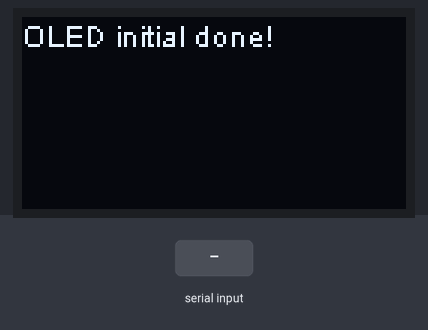
A sketch run on a simulated ESP32. On the bench: 128×64 one-colour display. The test bench sets the inputs (shaded band). WiFi joins after 1.5 s; servers stay silent unless stated; the local clock reads 2024-03-15 10:24:30 at power-on unless the sketch sets it; what the sketch prints to the serial monitor is not drawn.

Above: at 0.1 s.
At 1.6 s:
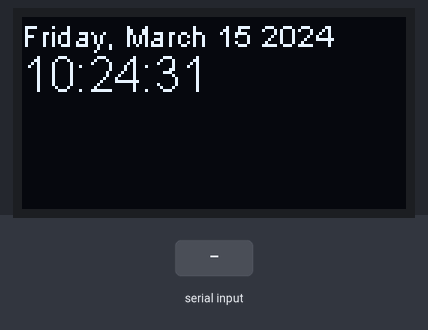
At 4.3 s:
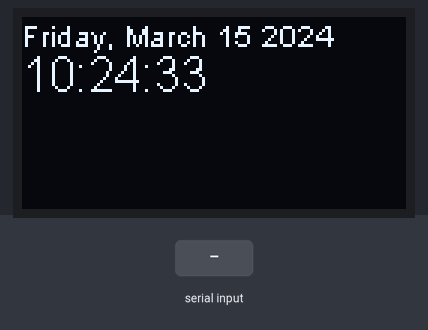
4.4 s: "1" received over Serial
Timing chart, 0 to 7.4 s (numbered marks = the images above; inputs shaded):
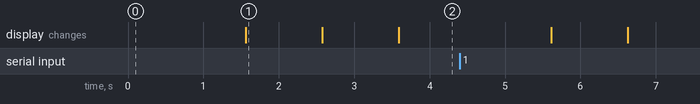

Measured:
- what the display in image 1 shows lasts 1.0 s, from 1.6 s to 2.6 s

The sketch:

zad2.ino
```cpp
// (licence header left out)
#define uS_TO_S_FACTOR 1000000  //Conversion factor for micro seconds to seconds
        //Time ESP32 will go to sleep (in seconds)
#include <WiFi.h>
#include "time.h"
#include "Arduino.h"
#include "heltec.h"
const char* ssid     = "...";
const char* password = "...";

const char* ntpServer = "pool.ntp.org";
const long  gmtOffset_sec = 3600;
const int   daylightOffset_sec = 3600;

void setup(){
  Heltec.begin(true /*DisplayEnable Enable*/, false /*LoRa Disable*/, false /*Serial Enable*/);
  Heltec.display->flipScreenVertically();
  Heltec.display->clear();
  Serial.begin(115200);
  print_wakeup_reason();
  // Connect to Wi-Fi
  Serial.print("Connecting to ");
  Serial.println(ssid);
  WiFi.begin(ssid, password);
  while (WiFi.status() != WL_CONNECTED) {
    delay(500);
    Serial.print(".");
  }
  Serial.println("");
  Serial.println("WiFi connected.");


  // Init and get the time
  configTime(gmtOffset_sec, daylightOffset_sec, ntpServer);
  printLocalTime();

  //disconnect WiFi as it's no longer needed
  WiFi.disconnect(true);
  WiFi.mode(WIFI_OFF);

  //Set timer
  time_t now;
  time(&now);
  time_t v=now;
  while((v-now)<=0)
  {

    v=inputTime();

    time(&now);
    Serial.println("Now is" + String(now));
    Serial.println("To wake at " + String(v));
     Serial.println("Wake up in "+String(v-now)+" seconds");
  }

  esp_sleep_enable_timer_wakeup((v-now) * uS_TO_S_FACTOR);
  Serial.println("Setup ESP32 to sleep for every " + String(v-now) +
  " Seconds");
  //Go to sleep now
  esp_deep_sleep_start();
}

void loop(){


}
void print_wakeup_reason(){
  esp_sleep_wakeup_cause_t wakeup_reason;
  wakeup_reason = esp_sleep_get_wakeup_cause();
  switch(wakeup_reason)
  {
    case 1  : Serial.println("Wakeup caused by external signal using RTC_IO"); break;
    case 2  : Serial.println("Wakeup caused by external signal using RTC_CNTL"); break;
    case 3  : Serial.println("Wakeup caused by touchpad"); break;
    case 4  : Serial.println("Wakeup caused by timer"); break;
    case 5  : Serial.println("Wakeup caused by ULP program"); break;
    default : Serial.println("Wakeup was not caused by deep sleep"); break;
  }
}
time_t inputTime()
{
  Serial.println("Kada da se probudim(H:M:S)");
  while (Serial.available() == 0) {printLocalTime(); delay(1000);}//wait for data available
  String s1 = Serial.readString();
  char vreme[s1.length()+1];
  Serial.println(s1);
  s1.toCharArray(vreme, s1.length()+1);
  Serial.println(vreme);
  struct tm tm1;
  if(!getLocalTime(&tm1)){
    Serial.println("Failed to obtain time");
    Heltec.display->clear();
    Heltec.display->setTextAlignment(TEXT_ALIGN_LEFT);
    Heltec.display->setFont(ArialMT_Plain_10);
    Heltec.display->drawString(0, 0, "Failed to obtain time");
    Heltec.display->display();
  }
  strptime(vreme, "%H:%M:%S", &tm1);
  time_t t = mktime(&tm1);
  Serial.println(t);
  return t;

}
void printLocalTime(){
  struct tm timeinfo;
  if(!getLocalTime(&timeinfo)){
    Serial.println("Failed to obtain time");
    Heltec.display->clear();
    Heltec.display->setTextAlignment(TEXT_ALIGN_LEFT);
    Heltec.display->setFont(ArialMT_Plain_10);
    Heltec.display->drawString(0, 0, "Failed to obtain time");
    Heltec.display->display();
    return;
  }

  Serial.println(&timeinfo, "%A, %B %d %Y %H:%M:%S");
  char datum[32];
  strftime(datum,32, "%A, %B %d %Y      ", &timeinfo);
  char vreme[32];
  strftime(vreme,32, "%H:%M:%S",&timeinfo);

  Heltec.display->clear();
  Heltec.display->setTextAlignment(TEXT_ALIGN_LEFT);
  Heltec.display->setFont(ArialMT_Plain_10);
  Heltec.display->drawString(0, 0, String(datum)+"     ");
  Heltec.display->setFont(ArialMT_Plain_16);
    Heltec.display->drawString(0, 10, String(vreme));
  Heltec.display->display();
//  Serial.print("Day of week: ");
//  Serial.println(&timeinfo, "%A");
//  Serial.print("Month: ");
//  Serial.println(&timeinfo, "%B");
//  Serial.print("Day of Month: ");
//  Serial.println(&timeinfo, "%d");
//  Serial.print("Year: ");
//  Serial.println(&timeinfo, "%Y");
//  Serial.print("Hour: ");
//  Serial.println(&timeinfo, "%H");
//  Serial.print("Hour (12 hour format): ");
//  Serial.println(&timeinfo, "%I");
//  Serial.print("Minute: ");
//  Serial.println(&timeinfo, "%M");
//  Serial.print("Second: ");
//  Serial.println(&timeinfo, "%S");
//
//  Serial.println("Time variables");
//  char timeHour[3];
//  strftime(timeHour,3, "%H", &timeinfo);
//  Serial.println(timeHour);
//  char timeWeekDay[10];
//  strftime(timeWeekDay,10, "%A", &timeinfo);
//  Serial.println(timeWeekDay);
  time_t now;
  time(&now);
  Serial.print("UNIX TS: ");
  Serial.println(now);

  Serial.println();
}
```
